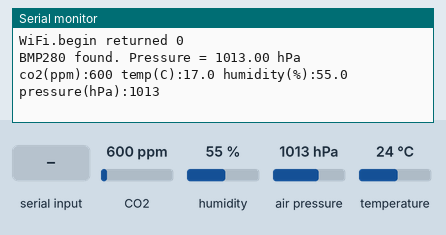
Simulated run of this sketch. Board: ESP8266 (Wemos D1 mini). Shown: the last lines printed to the serial monitor. Inputs (shaded band) come from the test bench; at power-on: CO2 600 ppm, humidity 55 %, air pressure 1013 hPa, temperature 24 °C. WiFi joins after 1.5 s; servers stay silent unless stated.

Above: at 1.2 s.
1.3 s: "1" received over the second serial link
At 2.3 s:
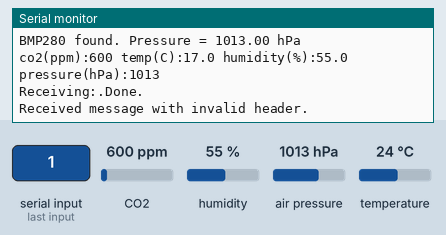
2.8 s: CO2 set to 452 ppm
4.3 s: humidity set to 22 %
At 5.6 s:
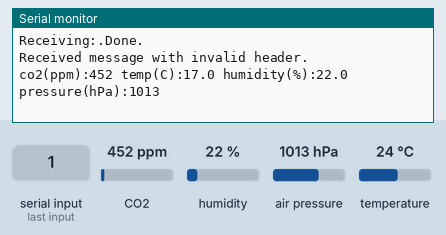

The sketch:

Particles_2IO.ino
```cpp
/*
 VINDRIKTNING Ikea air quality sensor to AdafruitIO
 Serial code based on https://github.com/Hypfer/esp8266-vindriktning-particle-sensor
 */
#define ARDUINOJSON_ENABLE_ARDUINO_STRING 1
#include "ESP8266WiFi.h"
#include "FS.h"
#include <ArduinoJson.h>          //https://github.com/bblanchon/ArduinoJson
#include "config.h"
#include "SerialCom.h"
#include "Types.h"
#include "SparkFun_SCD30_Arduino_Library.h"
#include <Adafruit_BMP280.h>
#include <WiFiManager.h>

#define _VAR_CONFIG_ 0

// set up the 'PM25' feed
AdafruitIO_Feed *a_pm25 = io.feed("PM25");
AdafruitIO_Feed *a_temperature = io.feed("Temperature");
AdafruitIO_Feed *a_humidity = io.feed("Humidity");
AdafruitIO_Feed *a_pressure = io.feed("Pressure");
AdafruitIO_Feed *a_co2 = io.feed("CO2");

//flag for saving data
bool shouldSaveConfig = false;

uint8_t serialRxBuf[255];
uint8_t rxBufIdx = 0;

SensorState_t state =
{ 0 };

SCD30 airSensor;

#define I2C_ADDRESS 0x76
//create a BMx280I2C object using the I2C interface with I2C Address 0x76
Adafruit_BMP280 bmp; // I2C
//Adafruit_BMP280 bmp(BMP_CS); // hardware SPI
//Adafruit_BMP280 bmp(BMP_CS, BMP_MOSI, BMP_MISO,  BMP_SCK);
bool bmp_init = false;

uint32_t targetTime = 0, storeTime = 0;
char tstr[64], vstr[12];
uint16_t co2;
uint16_t pressure = 973;
float temperature;
float humidity;

#if _VAR_CONFIG_
const char AP_NAME[] = "AirSens";
char WIFI_SSID[128] = "";
char WIFI_PASS[128] = "";
char AIO_USERNAME[33] = "";
char AIO_KEY[33] = "";
#else
// enter your own account and wifi data here, wifimanager is not working at the moment
char WIFI_SSID[128] = "";
char WIFI_PASS[128] = "";
char AIO_USERNAME[33] = "";
char AIO_KEY[33] = "aio_";
#endif

//callback notifying us of the need to save config
void saveConfigCallback()
{
	Serial.println("Should save config");
	shouldSaveConfig = true;
}

void setup()
{
	//-- WiFiManager --
	//Local intialization. Once its business is done, there is no need to keep it around
	int connectionStatus = WL_IDLE_STATUS;
#if _VAR_CONFIG_
	WiFiManager wifiManager;
	//set config save notify callback
	wifiManager.setSaveConfigCallback(saveConfigCallback);
#endif

	// start the serial connection
	Serial.begin(115200);
	// wait for serial monitor to open
	while (!Serial)
		;

	// Software Serial for Sensor
	SerialCom::setup();

#if _VAR_CONFIG_
	//clean FS, for testing
	//SPIFFS.format();
	//read configuration from FS json
	Serial.println("mounting FS...");

	if (SPIFFS.begin())
	{
		Serial.println("mounted file system");
		if (SPIFFS.exists("/config.json"))
		{
			//file exists, reading and loading
			Serial.println("reading config file");
			File configFile = SPIFFS.open("/config.json", "r");
			if (configFile)
			{
				Serial.println("opened config file");
				size_t size = configFile.size();
				// Allocate a buffer to store contents of the file.
				std::unique_ptr<char[]> buf(new char[size]);

				configFile.readBytes(buf.get(), size);

#ifdef ARDUINOJSON_VERSION_MAJOR >= 6
				DynamicJsonDocument json(1024);
				auto deserializeError = deserializeJson(json, buf.get());
				serializeJson(json, Serial);
				if (!deserializeError)
				{
#else
	        DynamicJsonBuffer jsonBuffer;
	        JsonObject& json = jsonBuffer.parseObject(buf.get());
	        json.printTo(Serial);
	        if (json.success()) {
	#endif
					Serial.println("\nparsed json");
					strcpy(AIO_USERNAME, json["aio_username"]);
					strcpy(AIO_KEY, json["aio_key"]);
				}
				else
				{
					Serial.println("failed to load json config");
				}
				configFile.close();
			}
		}
	}
	else
	{
		Serial.println("failed to mount FS");
	}
	//end read

	// The extra parameters to be configured (can be either global or just in the setup)
	// After connecting, parameter.getValue() will get you the configured value
	// id/name placeholder/prompt default length
	WiFiManagerParameter aio_username("user", "AIO Username", (const char*) &AIO_USERNAME, 33);
	WiFiManagerParameter aio_key("key", "AIO API-Key", (const char*) &AIO_KEY, 33);
	wifiManager.setConnectTimeout(30);
	//add all your parameters here
	wifiManager.addParameter(&aio_username);
	wifiManager.addParameter(&aio_key);

	if (!strlen(AIO_USERNAME) || !strlen(AIO_KEY))
	{
		if (!wifiManager.startConfigPortal(AP_NAME))
		{
			Serial.println("failed to connect and hit timeout");
		}
		else
		{
			strcpy((char*) &WIFI_SSID, wifiManager.getWiFiSSID().c_str());
			strcpy((char*) &WIFI_PASS, wifiManager.getWiFiPass().c_str());
		}

	}
	if (!shouldSaveConfig && (strlen(WIFI_SSID) > 0))
	{
		Serial.println("Using stored credentials:");
		Serial.println(WIFI_SSID);
		Serial.println(WIFI_PASS);

		connectionStatus = WiFi.begin(WIFI_SSID, WIFI_PASS);
		Serial.print("WiFi.begin returned ");
		Serial.println(connectionStatus);
	}
	else
	{

		//fetches ssid and pass from eeprom and tries to connect
		//if it does not connect it starts an access point with the specified name wifiManagerAPName
		//and goes into a blocking loop awaiting configuration
		connectionStatus = wifiManager.autoConnect(); //wifiManagerAPName, wifiManagerAPPassword);
		Serial.print("autoConnect returned ");
		Serial.println(connectionStatus);
	}

	if (connectionStatus == 1)
	{
		//read updated parameters
		strcpy((char*) &AIO_USERNAME, aio_username.getValue());
		strcpy((char*) &AIO_KEY, aio_key.getValue());
		Serial.println("The AIO-values in the file are: ");
		Serial.println("\tAIO Username : " + String((char*) &AIO_USERNAME));
		Serial.println("\tAIO API-Key : " + String((char*) &AIO_KEY));

		//save the custom parameters to FS
		if (shouldSaveConfig)
		{
			Serial.println("saving config");
#ifdef ARDUINOJSON_VERSION_MAJOR >= 6
			DynamicJsonDocument json(1024);
#else
		    DynamicJsonBuffer jsonBuffer;
		    JsonObject& json = jsonBuffer.createObject();
		#endif
			json["aio_username"] = (char*) &AIO_USERNAME;
			json["aio_key"] = (char*) &AIO_KEY;

			File configFile = SPIFFS.open("/config.json", "w");
			if (!configFile)
			{
				Serial.println("failed to open config file for writing");
			}

#ifdef ARDUINOJSON_VERSION_MAJOR >= 6
			serializeJson(json, Serial);
			Serial.println();
			serializeJson(json, configFile);
#else
		    json.printTo(Serial);
		    json.printTo(configFile);
#endif
			configFile.close();
			//end save
		}
//		strcpy((char*) &WIFI_SSID, wifiManager.getWiFiSSID().c_str());
//		strcpy((char*) &WIFI_PASS, wifiManager.getWiFiPass().c_str());

#else
	{
		connectionStatus = (WiFi.begin(WIFI_SSID, WIFI_PASS) == 7) ? 1 : 0;
		Serial.print("WiFi.begin returned ");
		Serial.println(connectionStatus);

#endif
		if (strlen(AIO_USERNAME) && strlen(AIO_KEY))
		{
			char tries = 20;

			Serial.println("Connecting to Adafruit IO");

			// connect to io.adafruit.com
			io.connect();

			// wait for a connection
			while (--tries && (io.status() < AIO_CONNECTED))
			{
				Serial.print(". ");
				Serial.print(io.status() + " ");
				Serial.println(io.statusText());
				delay(500);
			}

			// we are connected
			Serial.println();
			Serial.println(io.statusText());
		}
	}
	Wire.begin();
	airSensor.begin();
	airSensor.setMeasurementInterval(5);
	airSensor.setAmbientPressure(pressure);

#if USE_BMP
	if (!bmp.begin(I2C_ADDRESS))
	{
		Serial.println(F("Could not find a valid BMP280 sensor, check wiring!"));
	}
	else
	{
		bmp_init = true;
		/* Default settings from datasheet. */
		bmp.setSampling(Adafruit_BMP280::MODE_NORMAL, /* Operating Mode. */
		Adafruit_BMP280::SAMPLING_X2, /* Temp. oversampling */
		Adafruit_BMP280::SAMPLING_X16, /* Pressure oversampling */
		Adafruit_BMP280::FILTER_X16, /* Filtering. */
		Adafruit_BMP280::STANDBY_MS_500); /* Standby time. */
		Serial.print("BMP280 found. Pressure = ");
		Serial.print(bmp.readPressure() / 100.0);
		Serial.println(" hPa");
	}
#endif
	storeTime = millis() + 60000UL;
}

void loop()
{
	bool got_temp = false;

	if (io.status() == AIO_CONNECTED)
	{
		io.run();
	}

	if (targetTime < millis())
	{
		targetTime = millis() + 5000;
#if USE_BMP
		if (bmp_init)
		{
			pressure = bmp.readPressure() / 100.0;
			airSensor.setAmbientPressure(pressure);
			state.pressure.avg += pressure;
			state.pressure.mcount++;
			temperature = bmp.readTemperature() - 7.0;
			got_temp = true;
		}
#endif
		if (airSensor.dataAvailable())
		{
			co2 = airSensor.getCO2();
			state.co2.avg += co2;
			state.co2.mcount++;
			if (!got_temp)
				temperature = airSensor.getTemperature();
			state.temperature.avg += temperature;
			state.temperature.mcount++;
			humidity = airSensor.getHumidity();
			state.humidity.avg += humidity;
			state.humidity.mcount++;

			Serial.print("co2(ppm):");
			Serial.print(co2);
			Serial.print(" temp(C):");
			Serial.print(temperature, 1);

#if USE_BMP
			Serial.print(" humidity(%):");
			Serial.print(humidity, 1);
			Serial.print(" pressure(hPa):");
			Serial.print(pressure);
		}
#endif
		Serial.println();
	}
//	Serial.println("Handle UART");
	SerialCom::handleUart(&state);
	if (storeTime < millis())
	{
		storeTime = millis() + 60000UL;
		if (io.status() == AIO_CONNECTED)
		{
			if (state.temperature.mcount)
			{
				a_temperature->save(state.temperature.avg / state.temperature.mcount);
			}
			if (state.humidity.mcount)
			{
				a_humidity->save(state.humidity.avg / state.humidity.mcount);
			}
			if (state.co2.mcount)
			{
				a_co2->save(state.co2.avg / state.co2.mcount);
			}
			if (state.pm25.mcount)
			{
				a_pm25->save(state.pm25.avg / state.pm25.mcount);
			}
#if USE_BMP
			if (state.pressure.mcount)
			{
				a_pressure->save(state.pressure.avg / state.pressure.mcount);
			}
#endif
			Serial.println("Saved values to io.adafruit.com");
			memset((void*) &state, 0, sizeof(state));
		}
	}
}
```

SerialCom.h
```cpp
#pragma once

#include <SoftwareSerial.h>

#include "Types.h"

namespace SerialCom
{
constexpr static const uint8_t PIN_UART_RX = 13; // D2 on Wemos D1 Mini
constexpr static const uint8_t PIN_UART_TX = 10; // UNUSED

SoftwareSerial sensorSerial(PIN_UART_RX, PIN_UART_TX);

uint8_t serialRxBuf[255];
uint8_t rxBufIdx = 0;

void setup()
{
	sensorSerial.begin(9600);
}

void clearRxBuf()
{
	// Clear everything for the next message
	memset(serialRxBuf, 0, sizeof(serialRxBuf));
	rxBufIdx = 0;
}

bool isValidHeader()
{
	bool headerValid = serialRxBuf[0] == 0x16 && serialRxBuf[1] == 0x11 && serialRxBuf[2] == 0x0B;

	if (!headerValid)
	{
		Serial.println("Received message with invalid header.");
	}

	return headerValid;
}

bool isValidChecksum()
{
	uint8_t checksum = 0;

	for (uint8_t i = 0; i < 20; i++)
	{
		checksum += serialRxBuf[i];
	}

	if (checksum != 0)
	{
		Serial.printf("Received message with invalid checksum. Expected: 0. Actual: %d\n", checksum);
	}

	return checksum == 0;
}

void handleUart(SensorState_t *state)
{
	if (!sensorSerial.available())
	{
		return;
	}

	Serial.print("Receiving:");
	while (sensorSerial.available())
	{
		serialRxBuf[rxBufIdx++] = sensorSerial.read();
		Serial.print(".");

		// Without this delay, receiving data breaks for reasons that are beyond me
		delay(15);

		if (rxBufIdx >= 64)
		{
			clearRxBuf();
		}
	}
	Serial.println("Done.");

	if (isValidHeader() && isValidChecksum())
	{
		uint16_t mpm25 = (serialRxBuf[5] << 8) | serialRxBuf[6];

		Serial.print("received PM25: ");
		Serial.println(mpm25);
		state->pm25.avg += mpm25;
		state->pm25.mcount++;
	}
	else
	{
		clearRxBuf();
	}
}
} // namespace SerialCom
```

Types.h
```cpp
#pragma once

typedef struct
{
	double avg;
	uint16_t mcount;
} SensorStateStruct_t;

typedef struct
{
	SensorStateStruct_t pm25;
	SensorStateStruct_t humidity;
	SensorStateStruct_t temperature;
	SensorStateStruct_t pressure;
	SensorStateStruct_t co2;
} SensorState_t;

extern SensorState_t state;
```

config.h
```cpp
/************************ Adafruit IO Config *******************************/

// visit io.adafruit.com if you need to create an account,
// or if you need your Adafruit IO key.
extern char AIO_USERNAME[33];
extern char AIO_KEY[33];

/******************************* WIFI **************************************/

// the AdafruitIO_WiFi client will work with the following boards:
//   - HUZZAH ESP8266 Breakout -> https://www.adafruit.com/products/2471
//   - Feather HUZZAH ESP8266 -> https://www.adafruit.com/products/2821
//   - Feather HUZZAH ESP32 -> https://www.adafruit.com/product/3405
//   - Feather M0 WiFi -> https://www.adafruit.com/products/3010
//   - Feather WICED -> https://www.adafruit.com/products/3056
//   - Adafruit PyPortal -> https://www.adafruit.com/product/4116
//   - Adafruit Metro M4 Express AirLift Lite ->
//   https://www.adafruit.com/product/4000
//   - Adafruit AirLift Breakout -> https://www.adafruit.com/product/4201
//   - Adafruit AirLift Shield -> https://www.adafruit.com/product/4285
//   - Adafruit AirLift FeatherWing -> https://www.adafruit.com/product/4264
#ifndef __CONFIG_H__
#define __CONFIG_H__

#define USE_BMP		1

// uncomment the following line if you are using airlift
// #define USE_AIRLIFT

// uncomment the following line if you are using winc1500
// #define USE_WINC1500

// comment out the following lines if you are using fona or ethernet
#include "AdafruitIO_WiFi.h"

#define RX D6
#define TX D7

#include "SoftwareSerial.h"

extern char WIFI_SSID[128];
extern char WIFI_PASS[128];

#if defined(USE_AIRLIFT) || defined(ADAFRUIT_METRO_M4_AIRLIFT_LITE) ||         \
    defined(ADAFRUIT_PYPORTAL)
// Configure the pins used for the ESP32 connection
#if !defined(SPIWIFI_SS) // if the wifi definition isnt in the board variant
// Don't change the names of these #define's! they match the variant ones
#define SPIWIFI SPI
#define SPIWIFI_SS 10 // Chip select pin
#define NINA_ACK 9    // a.k.a BUSY or READY pin
#define NINA_RESETN 6 // Reset pin
#define NINA_GPIO0 -1 // Not connected
#endif
AdafruitIO_WiFi io(IO_USERNAME, IO_KEY, WIFI_SSID, WIFI_PASS, SPIWIFI_SS,
                   NINA_ACK, NINA_RESETN, NINA_GPIO0, &SPIWIFI);
#else
AdafruitIO_WiFi io(AIO_USERNAME, AIO_KEY, WIFI_SSID, WIFI_PASS);
#endif
/******************************* FONA **************************************/

// the AdafruitIO_FONA client will work with the following boards:
//   - Feather 32u4 FONA -> https://www.adafruit.com/product/3027

// uncomment the following two lines for 32u4 FONA,
// and comment out the AdafruitIO_WiFi client in the WIFI section
// #include "AdafruitIO_FONA.h"
// AdafruitIO_FONA io(IO_USERNAME, IO_KEY);

/**************************** ETHERNET ************************************/

// the AdafruitIO_Ethernet client will work with the following boards:
//   - Ethernet FeatherWing -> https://www.adafruit.com/products/3201

// uncomment the following two lines for ethernet,
// and comment out the AdafruitIO_WiFi client in the WIFI section
// #include "AdafruitIO_Ethernet.h"
// AdafruitIO_Ethernet io(IO_USERNAME, IO_KEY);

#endif //__CONFIG_H__
```

Measured:
- after the input at 1.3 s, the serial monitor: prints a new line at once (image 1)
- after the input at 4.3 s, the serial monitor: prints a new line after 0.72 s (image 2)
